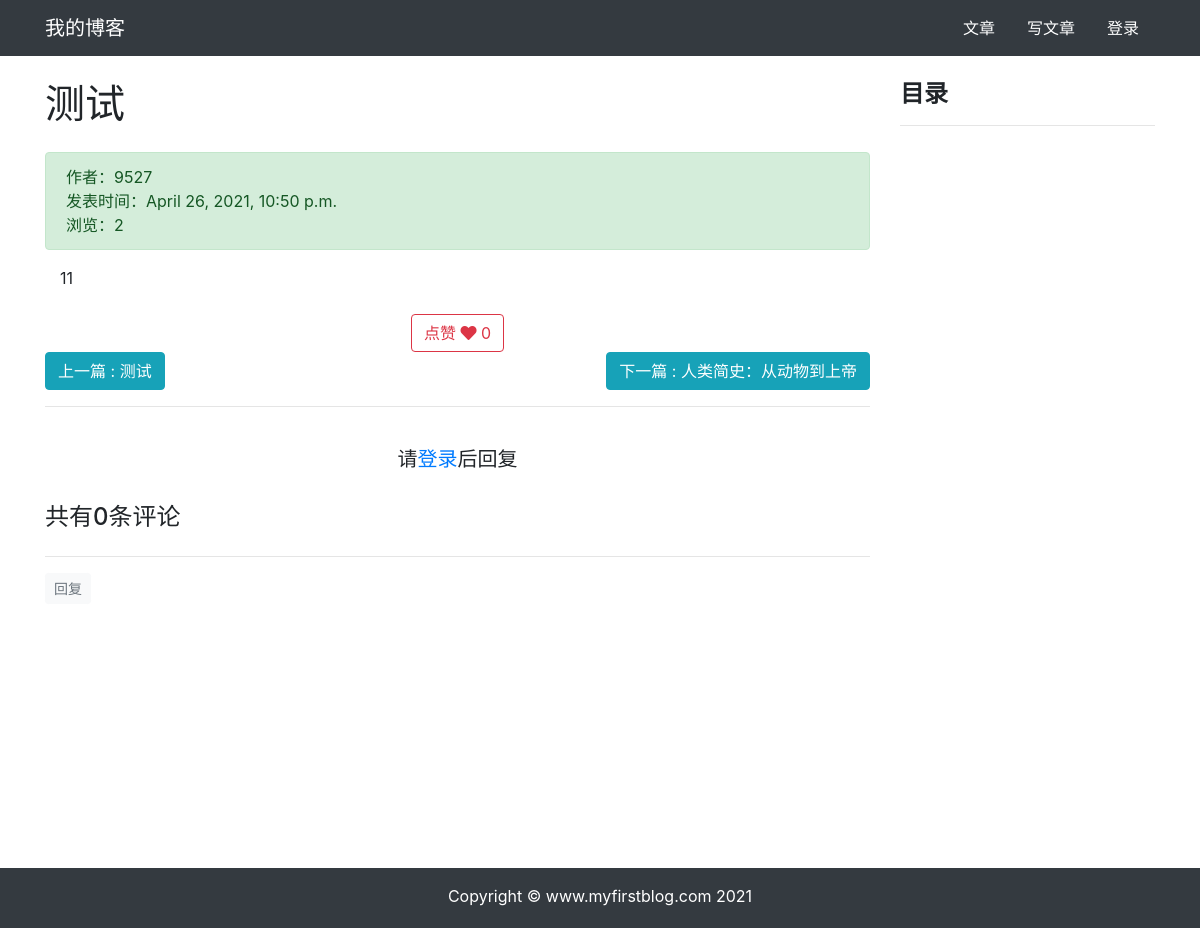
Page /article/article-detail/2/ on the committed database.
### article/models.py (models this page shows, shortened)
class ArticlePost(models.Model):
    column = models.ForeignKey(
        ArticleColumn,
        null=True,
        blank=True,
        on_delete=models.CASCADE,
        related_name='article'
    )
    author = models.ForeignKey(User, on_delete=models.CASCADE)
    title = models.CharField(max_length=100)
    body = models.TextField()
    created = models.DateTimeField(default=timezone.now)
    updated = models.DateTimeField(auto_now=True)
    total_views = models.PositiveIntegerField(default=0)
    tags = TaggableManager(blank=True)
    avatar = models.ImageField(upload_to='article/%Y%m%d/', blank=True)
    likes = models.PositiveIntegerField(default=0)
    def save(self, *args, **kwargs):
        article = super(ArticlePost, self).save(*args, **kwargs)
        return article
    class Meta:
        ordering = ('-created',)
    def get_absolute_url(self):
        return reverse('article:article_detail', args=[self.id])

### article/views.py (the view)
# urls.py: path('article-detail/<int:id>/', views.article_detail, name='article_detail'),
def article_detail(request, id):
    article = ArticlePost.objects.get(id=id)
    comments = Comment.objects.filter(article=id)
    if request.user != article.author:
        article.total_views += 1
        article.save(update_fields=['total_views'])
    md = markdown.Markdown(
        extensions=[
            'markdown.extensions.extra',
            'markdown.extensions.codehilite',
            'markdown.extensions.toc',
        ]
    )
    article.body = md.convert(article.body)
    comment_form = CommentForm()
    pre_article = ArticlePost.objects.filter(id__lt=article.id).order_by('-id')
    next_article = ArticlePost.objects.filter(id__gt=article.id).order_by('id')
    if pre_article.count() > 0:
        pre_article = pre_article[0]
    else:
        pre_article = None
    if next_article.count() > 0:
        next_article = next_article[0]
    else:
        next_article = None
    context = {
        'article': article,
        'pre_article': pre_article,
        'next_article': next_article,
        'toc': md.toc,
        'comments': comments,
        'comment_form': comment_form,
    }
    return render(request, 'article/detail.html', context)

### templates/article/detail.html (shortened to what this page needs)
{% extends "base.html" %}
{% load static %}
{% block content %}
<div class="container">
    <div class="row">
        <div class="col-9">
            <h1 class="mt-4 mb-4">{{ article.title }}</h1>
            <div class="alert alert-success">
                <div>
                作者：{{ article.author }}
            </div>
            <div>
                发表时间：{{article.created}}
            </div>
            <div>
                浏览：{{ article.total_views }}
            </div>
            </div>
        <div class="col-12">
            <p>{{ article.body|safe }}</p>
        </div>
        <div style="text-align:center;" class="mt-4">
            <button class="btn btn-outline-danger"
                    type="button"
                    onclick="validate_is_like(
                             '{% url 'article:increase_likes' article.id %}',
                             {{ article.id }},
                             {{ article.likes }}
                             )"
            >
                <span>点赞</span>
                <span>
                    <i class="fas fa-heart"></i>
                </span>
                <span id="likes_number">
                    {{ article.likes }}
                </span>
            </button>
        </div>
        <div class="row justify-content-end">
            {% if next_article %}
            <div class="col-auto mr-auto">
                <a  href="{{ next_article.get_absolute_url }}"
                    class="btn btn-info"
                    >
                    上一篇 : {{ next_article.title }}
                </a>
            </div>
            {% endif %}
        {% if pre_article %}
            <div class="col-auto">
                <a  href="{{ pre_article.get_absolute_url }}"
                class="btn btn-info"
                >
                   下一篇 : {{ pre_article.title }}
                </a>
            </div>
        {% endif %}
        </div>
<hr>
    {% if user.is_authenticated %}
        <div>
            <form
                action="{% url 'comment:post_comment' article.id %}"
                method="POST"
            >
            {% csrf_token %}
                <div class="form-group">
                    <label for="body">
                        <strong>
                            发表评论：
                        </strong>
                    </label>
                     <div>
                            {{ comment_form.media }}
                            {{ comment_form.body }}
                     </div>
                </div>
                <button type="submit" class="btn btn-primary ">发送</button>
            </form>
        </div>
        <br>
    {% else %}
        <br>
        <h5 class="row justify-content-center">
            请<a href="{% url 'user:login' %}">登录</a>后回复
        </h5>
        <br>
    {% endif %}
    {% load mptt_tags %}
            <h4>共有{{ comments.count }}条评论</h4>
            <div class="row">
                {% recursetree comments %}
                {% with comment=node %}
                <div class="{% if comment.reply_to %}
                        offset-1 col-11
                        {% else %}
                        col-12
                        {% endif %}"
                >
                    <hr>
                    <div>
                        {% if user.is_authenticated %}
                        <button type="button"
                                class="btn btn-light btn-sm text-muted"
                                onclick="load_modal({{ article.id }}, {{ comment.id }})"
                        >
                            回复
                        </button>
                        {% else %}
                        <a class="btn btn-light btn-sm text-muted"
                           href="{% url 'user:login' %}"
                        >
                            回复
                        </a>
                        {% endif %}
                    </div>
                </div>
                {% endwith %}
                {% endrecursetree %}
            </div>
        </div>
        <div class="col-3 mt-4">
            <h4><strong>目录</strong></h4>
            <hr>
        </div>
    </div>
</div>
{% endblock content %}

### templates/base.html (style rules this page uses)
html, body { height: 100%; margin: 0; }

### rows in the picture
ArticlePost: title "测试", author "9527", created "April 26, 2021, 10:50 p.m.", total_views "2", body "11", likes "0"
ArticlePost: title "测试"
ArticlePost: title "人类简史：从动物到上帝"

### other values in the picture
{{ comments.count }} "0"
